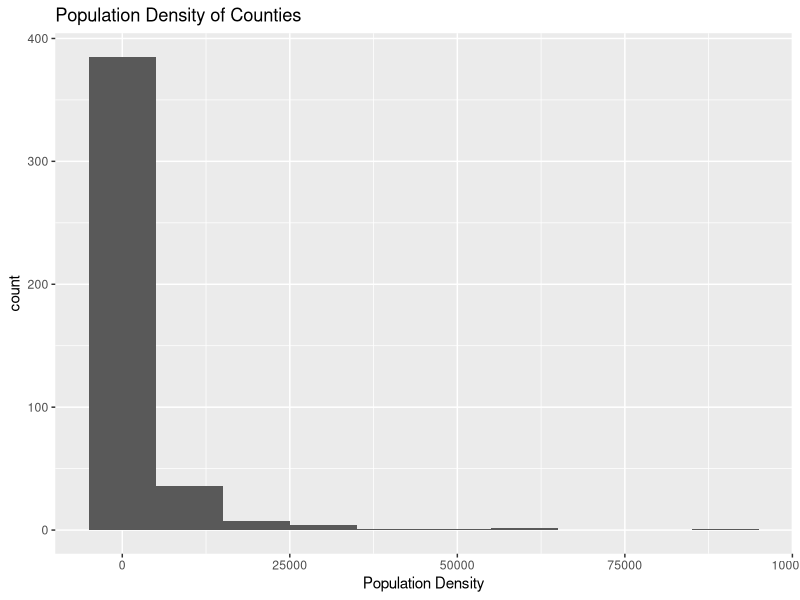
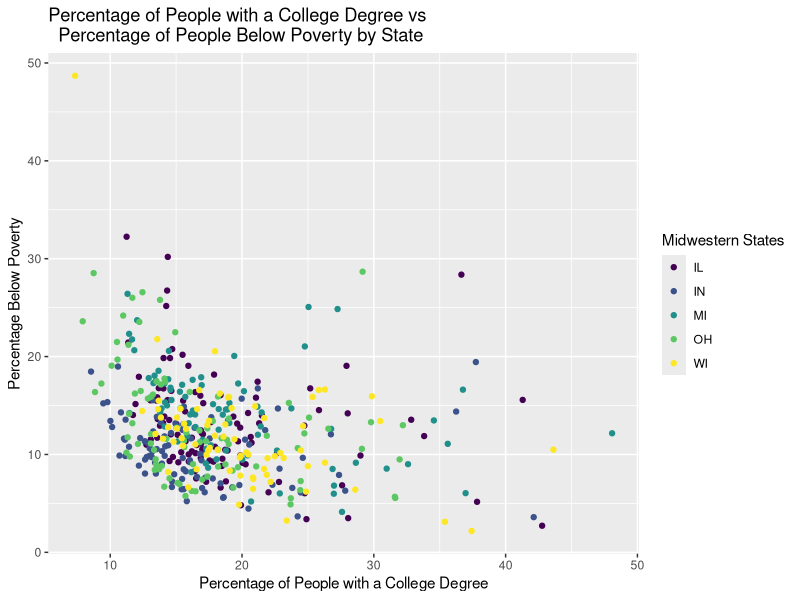
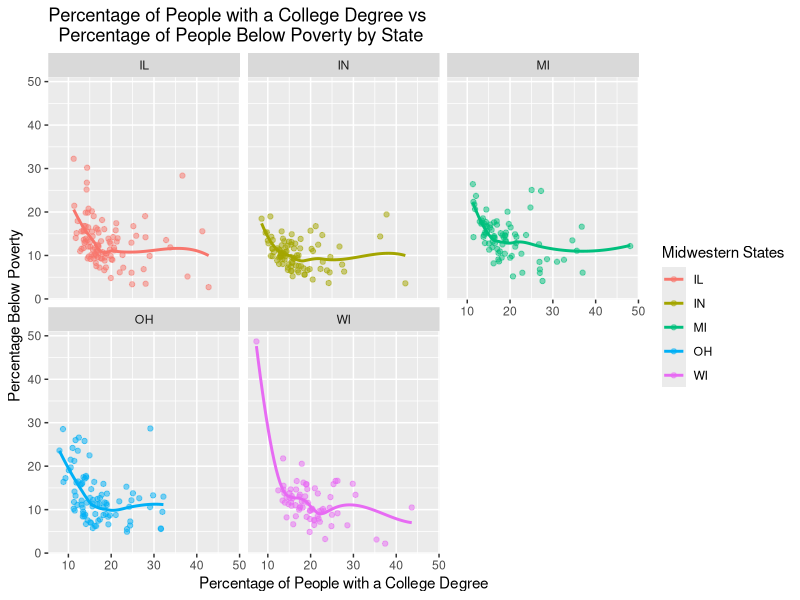

These figures' R source, in order:
## ---- chunk 1
#| label: load-packages
#| message: false

library(tidyverse)
library(viridis)
## ---- chunk 2
ggplot(midwest)+
  geom_histogram( aes(popdensity), binwidth = 10000)+
labs(
  x = "Population Density",
  y = "count",
  title = "Population Density of Counties"
)
## ---- chunk 3
ggplot(data = midwest, 
       mapping = aes(x = percollege, y = percbelowpoverty, color = state)) +
  geom_point()+
  labs(
  x = "Percentage of People with a College Degree",
  y = "Percentage Below Poverty",
  title = "Percentage of People with a College Degree vs 
  Percentage of People Below Poverty by State", 
  color = "Midwestern States"
)+
  scale_color_viridis_d()
## ---- chunk 4
ggplot(data = midwest, 
       mapping = aes(x = percollege, y = percbelowpoverty, color = state)) +
  geom_smooth(se = FALSE)+
  geom_point(alpha = 0.5)+
  labs(
  x = "Percentage of People with a College Degree",
  y = "Percentage Below Poverty",
  title = "Percentage of People with a College Degree vs 
  Percentage of People Below Poverty by State", 
  color = "Midwestern States"
)+
  facet_wrap("state")
